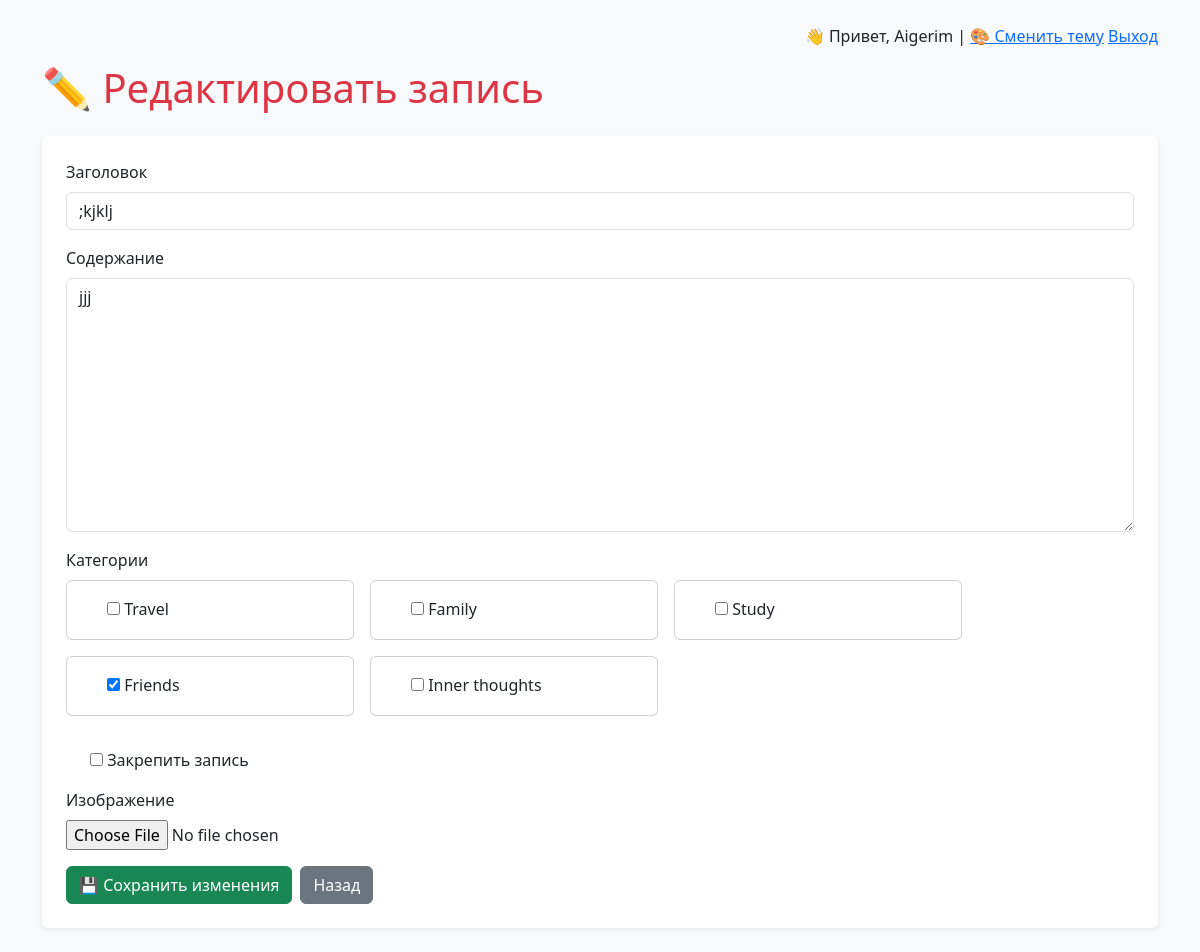
The page /entry/11/edit/ (signed in) on the database its author committed.
### diary/models.py (models this page shows, shortened)
class DiaryEntry(models.Model):
    objects = DiaryManager()
    user = models.ForeignKey(User, on_delete=models.CASCADE)
    title = models.CharField(max_length=200)
    content = models.TextField()
    categories = models.ManyToManyField(Category, blank=True)
    created_at = models.DateTimeField(auto_now_add=True)
    is_pinned = models.BooleanField(default=False)
    image = models.ImageField(upload_to='diary_images/', blank=True, null=True)

class Category(models.Model):
    name = models.CharField(max_length=100)
    def __str__(self):
        return self.name

### diary/views.py (the view)
# urls.py: path('entry/<int:entry_id>/edit/', views.edit_entry, name='edit_entry'),
@login_required
def edit_entry(request, entry_id):
    entry = get_object_or_404(DiaryEntry, pk=entry_id, user=request.user)
    theme = request.session.get('theme', 'light')
    if request.method == 'POST':
        form = DiaryEntryForm(request.POST, request.FILES, instance=entry)
        if form.is_valid():
            form.save()
            return redirect('view_entry', entry_id=entry.id)
    else:
        form = DiaryEntryForm(instance=entry)
    return render(request, 'diary/edit_entry.html', {'form': form, 'entry': entry, 'theme': theme})

### diary/forms.py
class DiaryEntryForm(forms.ModelForm):
    categories = forms.ModelMultipleChoiceField(
        queryset=Category.objects.all(),
        widget=forms.CheckboxSelectMultiple,
        required=False
    )
    class Meta:
        model = DiaryEntry
        fields = ['title', 'content', 'categories','is_pinned', 'image']

### diary/templates/diary/edit_entry.html (shortened to what this page needs)
{% extends 'diary/base.html' %}
{% load widget_tweaks %}
{% block content %}
<h1 class="mb-4 text-danger">✏️ Редактировать запись</h1>
<form method="post" enctype="multipart/form-data" class="bg-white p-4 rounded shadow-sm">
    <div class="mb-3">
        <label class="form-label">Заголовок</label>
        {{ form.title|add_class:"form-control" }}
    </div>
    <div class="mb-3">
        <label class="form-label">Содержание</label>
        {{ form.content|add_class:"form-control" }}
    </div>
    <div class="mb-3">
        <label class="form-label">Категории</label>
        <div class="d-flex flex-wrap">
            {% for checkbox in form.categories %}
                <div class="card me-3 mb-3" style="width: 18rem;">
                    <div class="card-body">
                        <div class="form-check">
                            {{ checkbox.tag }}
                            <label class="form-check-label">{{ checkbox.choice_label }}</label>
                        </div>
                    </div>
                </div>
            {% endfor %}
        </div>
    </div>
    <div class="mb-3 form-check">
        {{ form.is_pinned }}
        <label class="form-check-label">Закрепить запись</label>
    </div>
    <div class="mb-3">
        <label class="form-label">Изображение</label><br>
        {{ form.image }}
    </div>
    <div class="d-flex gap-2">
        <button type="submit" class="btn btn-success">💾 Сохранить изменения</button>
        <a href="{% url 'view_entry' entry.id %}" class="btn btn-secondary">Назад</a>
    </div>
</form>
{% endblock %}

### diary/templates/diary/base.html (shortened to what this page needs)
<!DOCTYPE html>
<html lang="ru">
<head>
    <link href="https://cdn.jsdelivr.net/npm/bootstrap@5.3.3/dist/css/bootstrap.min.css" rel="stylesheet">
</head>
<body class="{% if request.session.theme == 'pink' %}pink-theme{% else %}bg-light{% endif %}">
<div class="container py-4">
    <p class="text-end">
        👋 Привет, {{ user.username }} |
        <a href="{% url 'toggle_theme' %}">🎨 Сменить тему</a>
        <a href="{% url 'logout' %}">Выход</a>
    </p>
    {% block content %}{% endblock %}
</div>
</body>
</html>

### diary/templates/diary/base.html (style rules this page uses)
.btn { padding: 10px 20px; border: none; background-color: #008CBA; color: white; text-decoration: none; border-radius: 5px; font-weight: bold; }
.btn-secondary { background-color: #6c757d; }

### rows shown on the page
DiaryEntry: title ";kjklj", content "jjj"
Category: choice_label "Travel"
Category: choice_label "Family"
Category: choice_label "Study"
Category: choice_label "Friends"
Category: choice_label "Inner thoughts"

### other values the page prints
{{ user.username }} "Aigerim"
